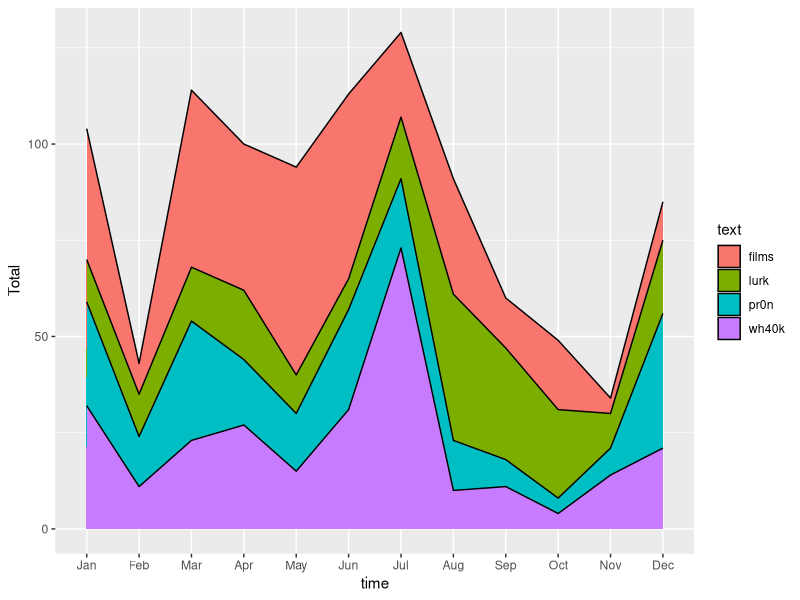
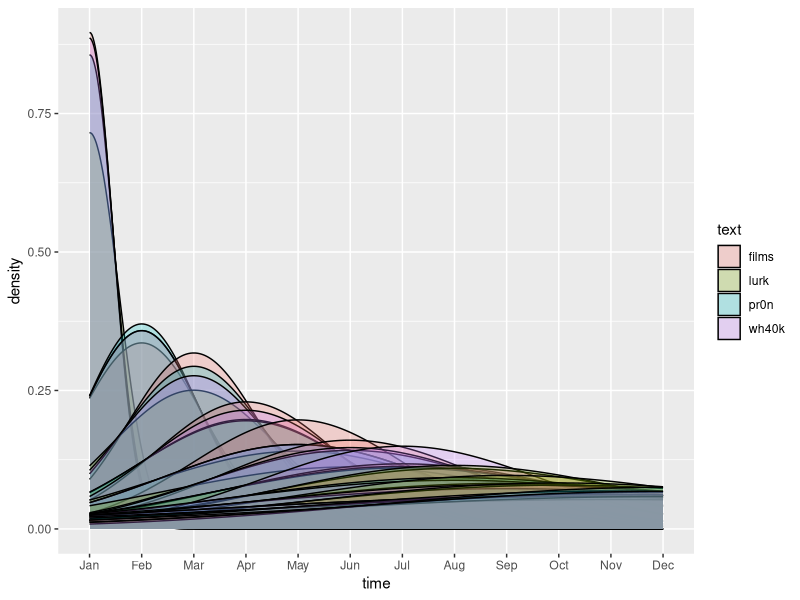
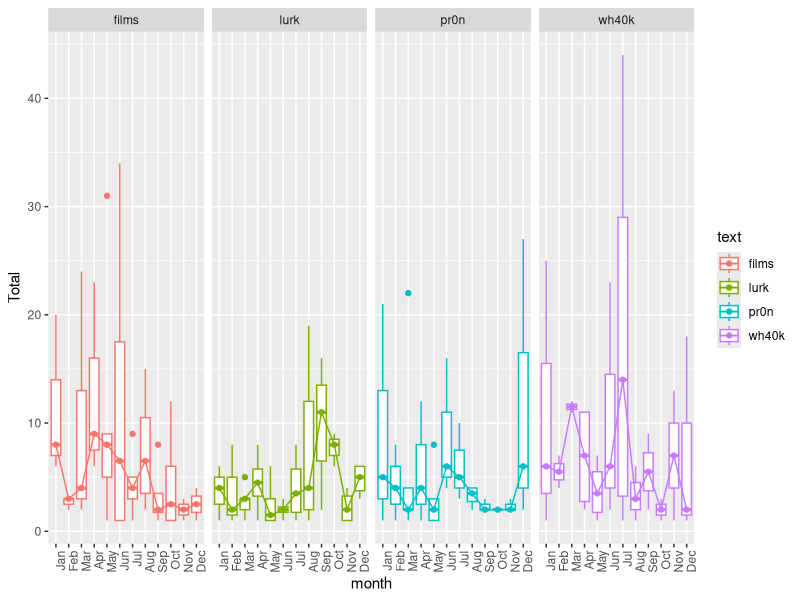

These figures' R source, in order: (Note: this script raises an error after producing the figures.)
rm(list = ls())
library(dplyr); library(ggplot2)
Sys.setlocale("LC_ALL","English")

d = read.csv("stepic.data.set.csv", sep = ";")
d$time <- as.Date(d$time)

# %d day as a number
# %a abbreviated weekday 
# %A unabbreviated weekday
# %m month
# %b abbreviated month
# %B unabbreviated month
# %y 2-digit year
# %Y 4-digit year
###############################################################################
d %>% mutate(time = ordered(format(time, format = "%b"), month.abb), text) %>%
  group_by(time,text) %>% summarise(Total = n()) -> d1
ggplot(d1, aes(x = time,y=Total)) + geom_area(aes(group = text, fill = text),colour = "black")
###############################################################################
d %>% mutate(time = ordered(format(time, format = "%b"), month.abb), text) -> d2
ggplot(d2, aes(x=time, fill=text)) + geom_density(alpha=0.25)
###############################################################################
d %>% mutate(month = ordered(format(time, format = "%b"), month.abb),year = format(time,format="%Y"), text) %>%
  group_by(month,year,text) %>% summarise(Total = n()) -> d3
ggplot(d3, aes(month, Total,colour = text)) + geom_boxplot() +
  stat_summary(fun.y=median, geom="line", aes(group=1))  + 
  stat_summary(fun.y=median, geom="point") +
  facet_grid(.~text) + theme(axis.text.x = element_text(angle = 90, hjust = 1))
###############################################################################
library("corrplot")
d %>% mutate(time = ordered(format(time, format = "%b"), month.abb), text) %>%
  group_by(time,text) %>% summarise(Total = n()) %>% reshape2::acast(time~text) -> d4

M<-cor(d1, method = "sp")
cor.mtest <- function(mat, ...) {
  mat <- as.matrix(mat)
  n <- ncol(mat)
  p.mat<- matrix(NA, n, n)
  diag(p.mat) <- 0
  for (i in 1:(n - 1)) {
    for (j in (i + 1):n) {
      tmp <- cor.test(mat[, i], mat[, j], ...)
      p.mat[i, j] <- p.mat[j, i] <- tmp$p.value
    }
  }
  colnames(p.mat) <- rownames(p.mat) <- colnames(mat)
  p.mat
}

# matrix of the p-value of the correlation
p.mat <- cor.mtest(d4)

col <- colorRampPalette(c("#BB4444", "#EE9988", "#FFFFFF", "#77AADD", "#4477AA"))
corrplot(M, method="color", col=col(200),  
         type="upper", order="hclust", 
         addCoef.col = "black", # Add coefficient of correlation
         tl.col="black",# tl.srt=45, #Text label color and rotation
         # Combine with significance
         p.mat = p.mat, sig.level = 1, insig = "blank", 
         # hide correlation coefficient on the principal diagonal
         diag=FALSE 
)

###############################################################################
d %>% mutate(time = ordered(format(time, format = "%A"),
                            c("Monday","Tuesday","Wednesday","Thursday","Friday","Saturday","Sunday")), text) %>%
  group_by(time,text) %>% summarise(Total = n()) -> d5
ggplot(d5, aes(x = time,y=Total)) +
  geom_area(aes(group = text, fill = text),colour = "black") +
  theme(axis.text.x = element_text(angle = 90, hjust = 1))
###############################################################################
